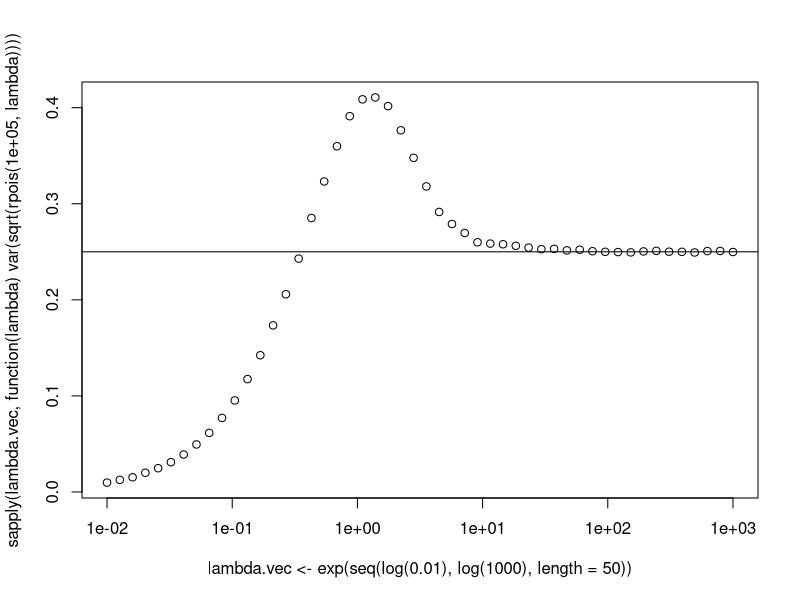
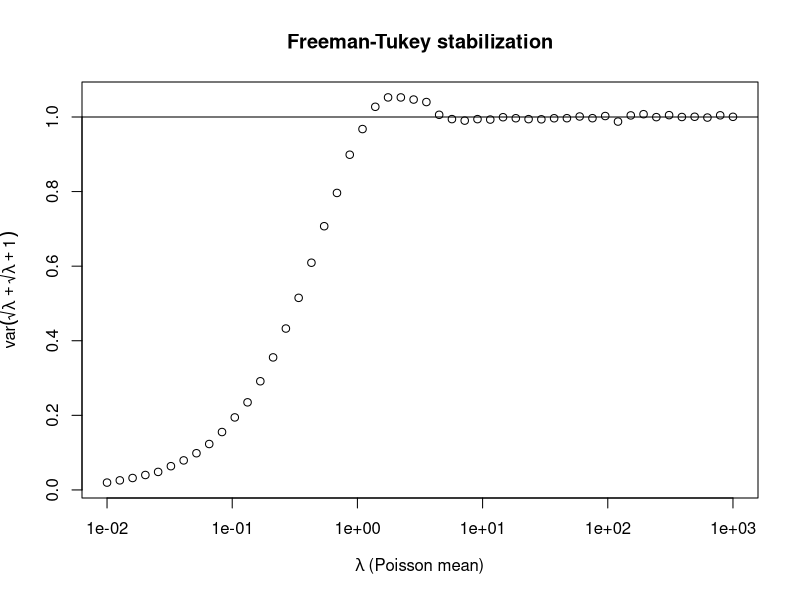
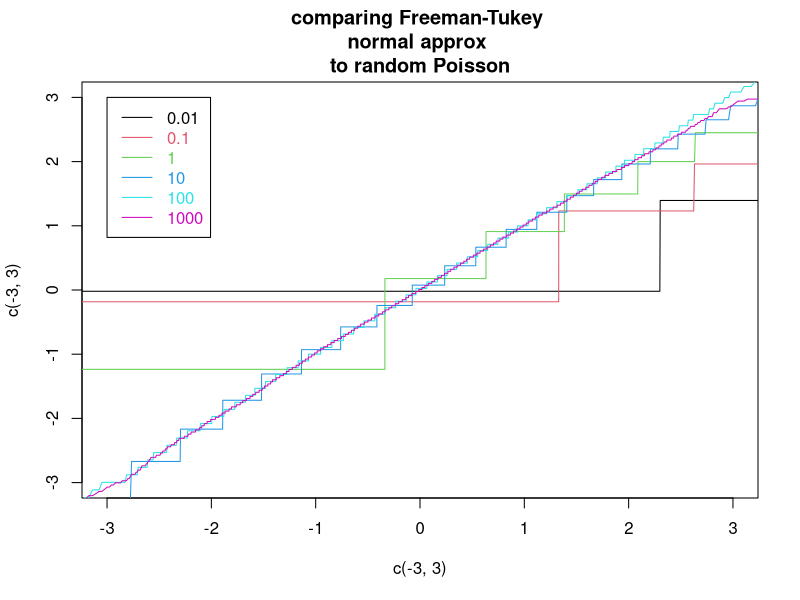

Here is the R script that generated these plots, in order:
plot(lambda.vec<-exp(seq(log(0.01), 
	log(1000), length=50)), 
		sapply(lambda.vec, 
		function(lambda)
			var(sqrt(rpois(1e5, lambda)))),
  log="x")
abline(h=1/4)


###  Freeman-Tukey

plot(lambda.vec<-exp(seq(log(0.01), 
	log(1000), length=50)), 
		sapply(lambda.vec, 
		function(lambda) {
			Xvec <- rpois(1e5, lambda);
			var(sqrt(Xvec) + sqrt(Xvec+1))
		}),
  log="x",
	xlab=expression(lambda ~ "(Poisson mean)"),
	ylab=expression(var(sqrt(lambda)+sqrt(lambda+1)))
)
title("Freeman-Tukey stabilization")
abline(h=1)

plot(c(-3,3), c(-3,3), col="white")
lambda.vec <- 10^(seq(log10(0.01), log10(1000), length=6)) 
colorOffset = length(lambda.vec) - min(1, log10(lambda.vec[1]))
colors
invisible(sapply(lambda.vec, 
	function(lambda) {
			Xvec <- rpois(1e4, lambda);
			qq <- qqnorm(plot.it=FALSE,
				(sqrt(Xvec) + sqrt(Xvec+1) - sqrt(4*lambda + 1)))
			#print(str(qq))
			lines(qq$x[order(qq$x)], qq$y[order(qq$x)], 
			      col= which(lambda.vec==lambda)+colorOffset)#  (round(log10(lambda) + colorOffset)))
		}
		))
legend(-3, 3, legend=as.character(round(lambda.vec,3)), 
	lty=rep(1,length(lambda.vec)), text.col=colorOffset+1:length(lambda.vec) ,
	col=colorOffset+1:length(lambda.vec) ) #round(log10(lambda.vec) + colorOffset))
title("comparing Freeman-Tukey \nnormal approx \nto random Poisson")
